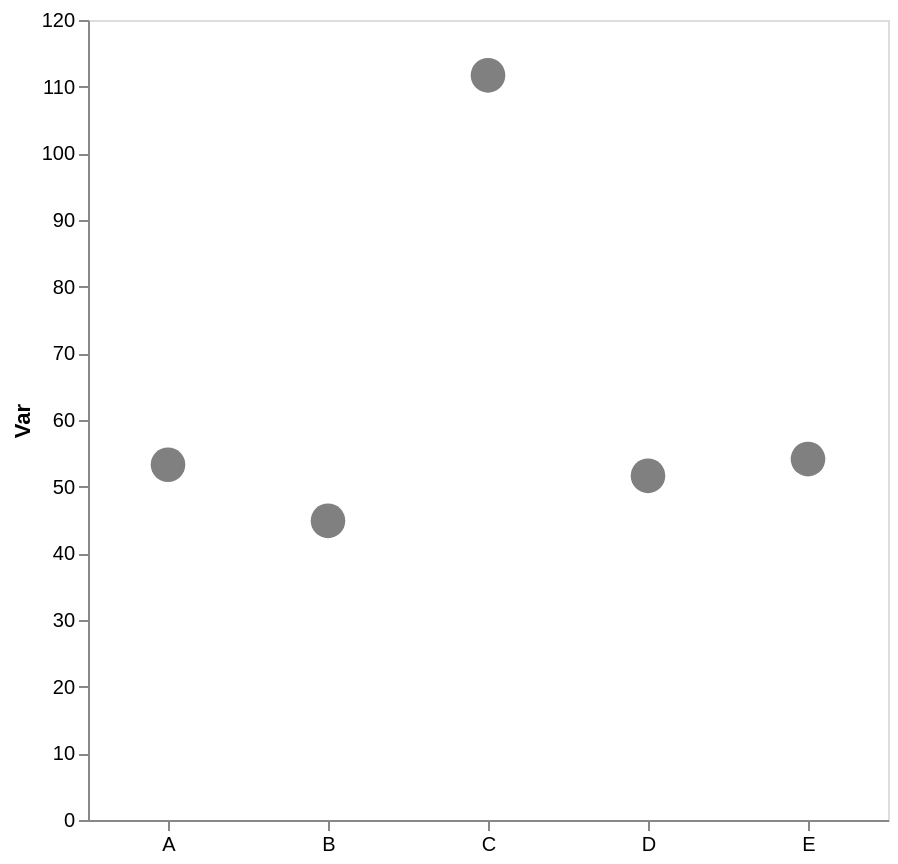

Describe this chart as a Vega-Lite specification.
### Vega-Lite specification from a JSON file in a GitHub repository (floating-point values rounded to 4 significant figures)
{"config": {"view": {"continuousWidth": 300, "continuousHeight": 300}, "axis": {"grid": false}, "bar": {"color": "gray"}}, "data": {"name": "data-210528a6a8406a103bcd3f9e1c2b4181"}, "mark": {"type": "point", "color": "gray", "filled": true, "size": 300}, "encoding": {"x": {"axis": {"labelAngle": 0, "title": null}, "field": "cat", "type": "nominal"}, "y": {"aggregate": "mean", "axis": {"title": "Var"}, "field": "var1", "type": "quantitative"}}, "height": 400, "width": 400, "$schema": "https://vega.github.io/schema/vega-lite/v5.17.0.json", "datasets": {"data-210528a6a8406a103bcd3f9e1c2b4181": [{"cat": "D", "var1": 48.58, "var2": 52.54}, {"cat": "E", "var1": 56.55, "var2": 57.84}, {"cat": "D", "var1": 57.78, "var2": 45.76}, {"cat": "E", "var1": 51.72, "var2": 43.98}, {"cat": "C", "var1": 115.0, "var2": 40.66}, {"cat": "A", "var1": 40.34, "var2": 47.8}, {"cat": "B", "var1": 46.16, "var2": 46.86}, {"cat": "A", "var1": 66.24, "var2": 54.02}, {"cat": "C", "var1": 108.4, "var2": 50.29}, {"cat": "B", "var1": 48.87, "var2": 37.39}, {"cat": "B", "var1": 39.58, "var2": 57.74}, {"cat": "D", "var1": 48.52, "var2": 63.22}]}}
